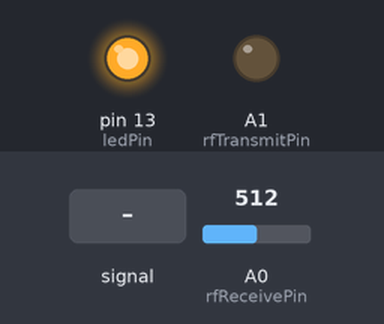
This sketch was run on a simulated Arduino Uno, built with avr-gcc and run on an emulated ATmega328P. On the bench: output pins drawn as LEDs (lit = HIGH). The inputs (shaded band) are chosen by the test bench; at power-on: A0 (rfReceivePin) = 512. What the sketch prints to the serial monitor is not drawn.

Above: at 1.3 s.
1.4 s: A0 (rfReceivePin) fed a 200 Hz sine of ±460 counts around its level
At 3.1 s:
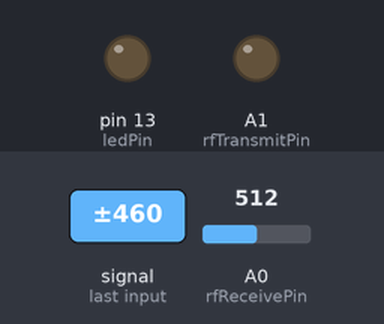
4.4 s: A0 (rfReceivePin) set to 716
7.4 s: A0 (rfReceivePin) set to 106
10.4 s: A0 (rfReceivePin) set to 93
At 10.9 s:
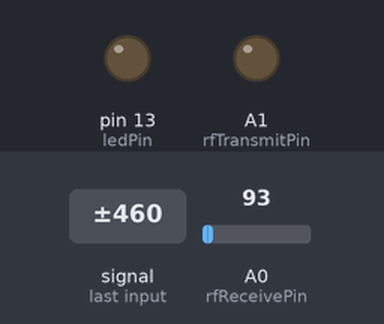
12.1 s: A0 (rfReceivePin) set to 110
At 13.0 s:
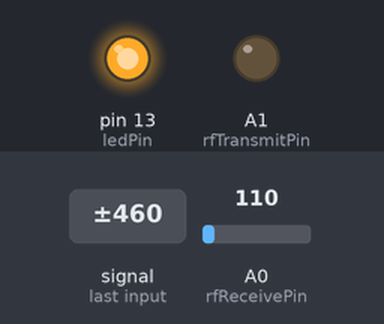
15.1 s: A0 (rfReceivePin) fed a 200 Hz sine of ±81 counts around its level
Timing chart, 0 to 19.1 s (numbered marks = the images above; inputs shaded):
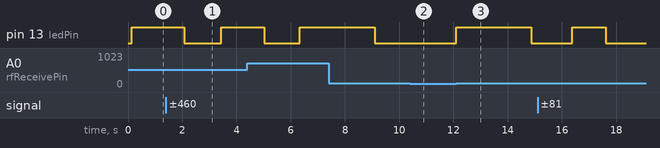

Measured:
- after the input at 1.4 s, pin 13 (ledPin): HIGH → LOW after 0.68 s instead of 1.5 s
- after the input at 10.4 s, pin 13 (ledPin): stays LOW (without the input it goes to HIGH after 0.21 s)
- after the input at 12.1 s, pin 13 (ledPin): LOW → HIGH at once, → LOW 2.8 s later

The sketch:

ProjectorScreenAnlyser.ino
```cpp
/*
  RF Remote Capture sketch
     Written by ScottC 24 Jun 2014
     Arduino IDE version 1.0.5
     Website: http://arduinobasics.blogspot.com.au/2014/06/433-mhz-rf-module-with-arduino-tutorial_27.html
     Receiver: XY-MK-5V
     Description: Use Arduino to Receive RF Remote signal
 ------------------------------------------------------------- */

 const int dataSize = 500;  //Arduino memory is limited (max=1700)
 byte storedData[dataSize];  //Create an array to store the data
 #define ledPin 13           //Onboard LED = digital pin 13
 #define rfReceivePin A0     //RF Receiver data pin = Analog pin 0
 #define rfTransmitPin A1     //RF Transmitter data pin = Analog pin 0
 const unsigned int upperThreshold = 100;  //upper threshold value
 const unsigned int lowerThreshold = 80;  //lower threshold value
 int maxSignalLength = 101;   //Set the maximum length of the signal
 int dataCounter = 0;    //Variable to measure the length of the signal
 unsigned long startTime=0;  //Variable to record the start time
 unsigned long endTime=0;    //Variable to record the end time
 unsigned long signalDuration=0; //Variable to record signal reading time


 void setup(){
  Serial.begin(9600);
  pinMode(ledPin, OUTPUT);
  pinMode(rfReceivePin, INPUT);
  pinMode(rfTransmitPin, OUTPUT);

  /* The following code will only run ONCE --------------
  ---Press the reset button on the Arduino to run again-- */

  Serial.println("Starting");

  dataCounter = 0;
  startTime = micros();
  while(dataCounter<1000)
  {
    dataCounter++;
  }
  endTime = micros();
  Serial.print("NOP 1000: ");
  Serial.println(endTime - startTime);

  dataCounter = 0;
  startTime = micros();
  while(dataCounter<1000)
  {
    analogRead(rfReceivePin);
    dataCounter++;
  }
  endTime = micros();
  Serial.print("Read 1000: ");
  Serial.println(endTime - startTime);

  dataCounter = 0;
  startTime = micros();
  while(dataCounter<1000)
  {
    digitalWrite(rfTransmitPin, HIGH);
    dataCounter++;
  }
  endTime = micros();
  Serial.print("Write HIGH 1000: ");
  Serial.println(endTime - startTime);

  dataCounter = 0;
   startTime = micros();
  while(dataCounter<1000)
  {
    digitalWrite(rfTransmitPin, LOW);
    dataCounter++;
  }
  endTime = micros();
  Serial.print("Write LOW 1000: ");
  Serial.println(endTime - startTime);

  dataCounter = 0;
  startTime = micros();
  while(dataCounter<1000)
  {
    micros();
    dataCounter++;
  }
  endTime = micros();
  Serial.print("Micros 1000: ");
  Serial.println(endTime - startTime);

  dataCounter = 0;


 }

 void loop(){
   //Do nothing here
   Serial.print("Ready ");

   while(analogRead(rfReceivePin)<upperThreshold){
      //Wait here until a LOW signal is received
      startTime=micros();  //Update start time with every cycle.
  }

  digitalWrite(ledPin, HIGH);  //Turn LED ON

  //Read and store the rest of the signal into the storedData array
  for(int i=0; i<dataSize; i=i+2){

    //Identify the length of the LOW signal---------------LOW
    dataCounter=0; //reset the counter
    while(analogRead(rfReceivePin)<upperThreshold && dataCounter<maxSignalLength){
      dataCounter++;
    }
    storedData[i]=dataCounter;

    //Identify the length of the HIGH signal---------------HIGH
    dataCounter=0;//reset the counter
    while(analogRead(rfReceivePin)>lowerThreshold && dataCounter<maxSignalLength){
      dataCounter++;
    }
    storedData[i+1]=dataCounter;

    //Any readings between the two threshold values will be ignored.
    //The LOW or HIGH signal length must be less than the variable "maxSignalLength"
    //otherwise it will be truncated. All of the HIGH signals and LOW signals combined
    //must not exceed the variable "dataSize", otherwise it will be truncated.
    //The maximum number of signals is 1700 - if you try to extend this variable to a higher
    //number than 1700 - then the Arduino will freeze up and sketch will not work.
    //-------------------------------------------------------------
  }

  endTime=micros();  //Record the end time of the read period.
  signalDuration = endTime-startTime;

  digitalWrite(ledPin, LOW);//Turn LED OFF

  for(int i=0; i<dataSize; i=i+2){
    Serial.print(storedData[i]);
    Serial.print(",");
    Serial.print(storedData[i+1]);
    Serial.print(";");
  }
  Serial.println();
 }
```
